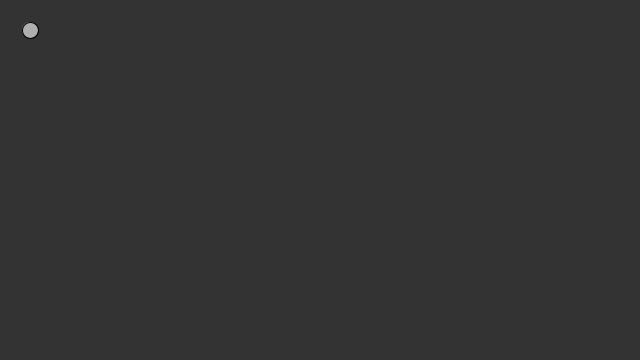
Frame 1 (no input)
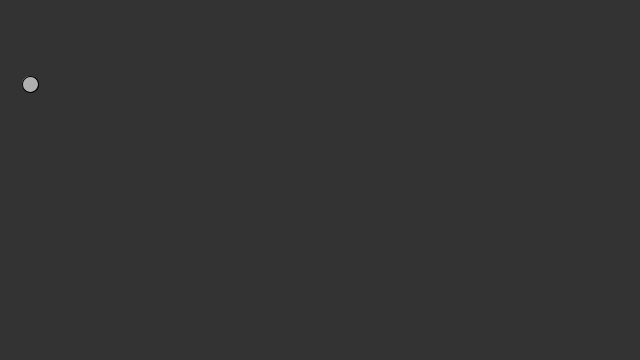
Frame 60 (the mouse pressed at the canvas centre just before this capture)
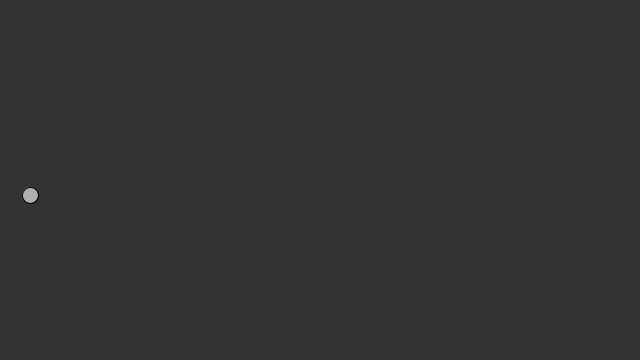
Frame 120 (the mouse held since frame 60 and released just before this capture)

The Processing sketch that drew these frames (run headless with seeded random() and noise(); from frame 60 on, the mouse is pressed at the canvas centre):

// Processing sketch: Rigid
// ── Rigid.pde
Mover m = new Mover();

void setup() {
  size(640, 360);
  fill(255, 126);
  m = new Mover();
}

void draw() {
  background(51);
  m.update();
  m.display();
};

// ── Mover.pde
class Mover {
 
  PVector location;
  PVector velocity;
  PVector acceleration;
  float mass;
  float gravity = 0.5;
 
  Mover() {
    mass = 1;
    location = new PVector(30,30);
    velocity = new PVector(0,0);
    acceleration = new PVector(0,0);
  }
 
  void applyForce(PVector force) {
    PVector f = PVector.div(force,mass);
    acceleration.add(f);
  }
 
  void update() {
    velocity.add(acceleration);
    location.add(velocity);
    acceleration.mult(0);
    applyForce(new PVector(0,mass * gravity));
    checkEdges();
  }
 
  void display() {
    stroke(0);
    fill(175);
    ellipse(location.x,location.y,mass*16,mass*16);
  }
 
  void checkEdges() {
    if (location.x > width) {
      location.x = width;
      velocity.x *= -1;
    } else if (location.x < 0) {
      velocity.x *= -1;
      location.x = 0;
    }
 
    if (location.y > height) {
      velocity.y *= -1;
      location.y = height;
    }
  }
}
